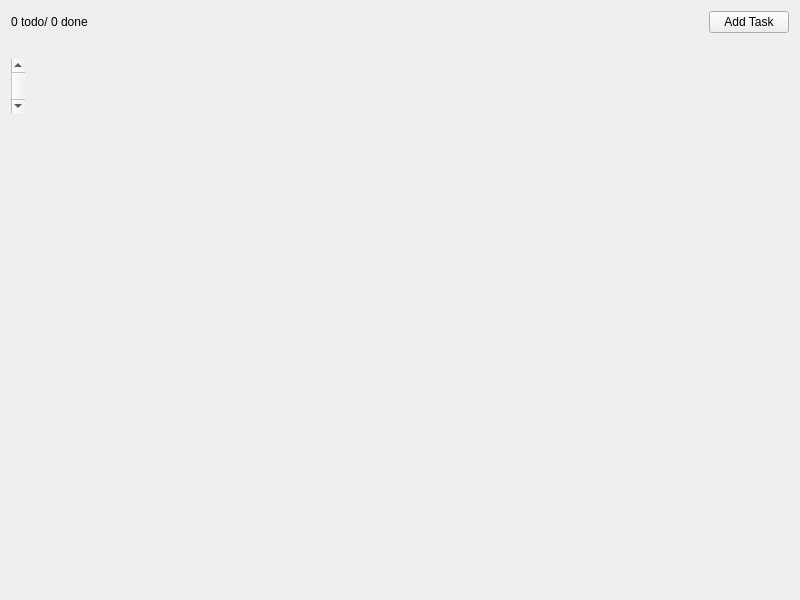
<?xml version="1.0" encoding="UTF-8"?>
<ui version="4.0">
 <class>MainWindow</class>
 <widget class="QMainWindow" name="MainWindow">
  <property name="geometry">
   <rect>
    <x>0</x>
    <y>0</y>
    <width>800</width>
    <height>600</height>
   </rect>
  </property>
  <property name="minimumSize">
   <size>
    <width>800</width>
    <height>600</height>
   </size>
  </property>
  <property name="windowTitle">
   <string>MainWindow</string>
  </property>
  <widget class="QWidget" name="centralWidget">
   <layout class="QVBoxLayout" name="verticalLayout">
    <item>
     <layout class="QHBoxLayout" name="toolbarLayout">
      <item>
       <widget class="QLabel" name="statusLabel">
        <property name="text">
         <string>0 todo/ 0 done </string>
        </property>
       </widget>
      </item>
      <item>
       <spacer name="horizontalSpacer">
        <property name="orientation">
         <enum>Qt::Horizontal</enum>
        </property>
        <property name="sizeHint" stdset="0">
         <size>
          <width>40</width>
          <height>20</height>
         </size>
        </property>
       </spacer>
      </item>
      <item>
       <widget class="QPushButton" name="addTaskButton">
        <property name="text">
         <string>Add Task</string>
        </property>
       </widget>
      </item>
     </layout>
    </item>
    <item>
     <layout class="QVBoxLayout" name="tasksLayout">
      <property name="topMargin">
       <number>20</number>
      </property>
      <item>
       <widget class="QScrollBar" name="verticalScrollBar">
        <property name="orientation">
         <enum>Qt::Vertical</enum>
        </property>
       </widget>
      </item>
     </layout>
    </item>
    <item>
     <spacer name="verticalSpacer">
      <property name="orientation">
       <enum>Qt::Vertical</enum>
      </property>
      <property name="sizeHint" stdset="0">
       <size>
        <width>20</width>
        <height>40</height>
       </size>
      </property>
     </spacer>
    </item>
   </layout>
  </widget>
 </widget>
 <layoutdefault spacing="6" margin="11"/>
 <resources/>
 <connections/>
</ui>
